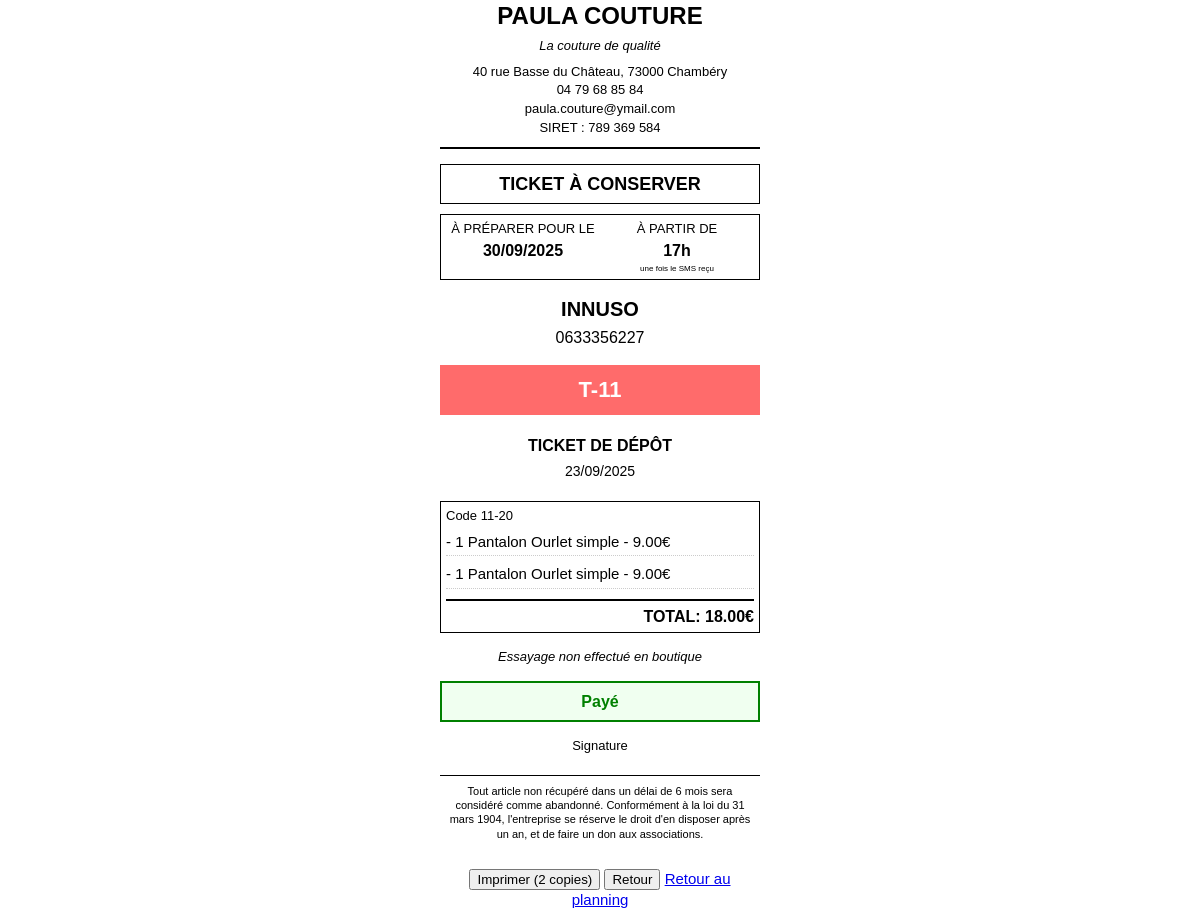
The app's page /ticket/11/reimprimer with its own data.
### mon_atelier/routes.py (models this page shows, shortened)
class Ticket(db.Model):
    id = db.Column(db.Integer, primary_key=True)
    client_id = db.Column(db.Integer, db.ForeignKey('client.id'), nullable=False)
    date_creation = db.Column(db.DateTime, default=datetime.utcnow)
    date_echeance = db.Column(db.Date, nullable=True)
    statut = db.Column(db.String(20), default='En cours')
    commentaire = db.Column(db.Text, nullable=True)
    paye = db.Column(db.Boolean, default=False, nullable=False)
    retouches = db.relationship('Retouche', backref='ticket', cascade="all, delete-orphan")

class Client(db.Model):
    id = db.Column(db.Integer, primary_key=True)
    nom = db.Column(db.String(100), nullable=False)
    numero_telephone = db.Column(db.String(20), nullable=True, unique=False)
    retouches = db.relationship('Retouche', backref='client', lazy='dynamic', cascade="all, delete-orphan")
    tickets = db.relationship('Ticket', backref='client', lazy=True)

class Retouche(db.Model):
    client_id = db.Column(db.Integer, db.ForeignKey('client.id'), nullable=False)
    ticket_id = db.Column(db.Integer, db.ForeignKey('ticket.id'), nullable=False)
    id = db.Column(db.Integer, primary_key=True)
    prix = db.Column(db.Float, nullable=True)
    description = db.Column(db.Text, nullable=True)
    statut = db.Column(db.String(20), default='En cours')
    essayage_boutique = db.Column(db.Boolean, default=False)
    detail_retouche_id = db.Column(db.Integer, db.ForeignKey('detail_retouche.id'), nullable=True)
    detail = db.relationship('DetailRetouche', backref='retouches')

class Categorie(db.Model):
    id = db.Column(db.Integer, primary_key=True)
    nom = db.Column(db.String(100), nullable=False, unique=True)
    sous_categories = db.relationship('SousCategorie', backref='categorie', lazy='dynamic', cascade="all, delete-orphan")

class DetailRetouche(db.Model):
    id = db.Column(db.Integer, primary_key=True)
    nom = db.Column(db.String(100), nullable=False)
    prix = db.Column(db.Float, nullable=True)
    sous_categorie_id = db.Column(db.Integer, db.ForeignKey('sous_categorie.id'), nullable=False)
    fournitures = db.relationship('Fourniture', secondary=retouche_fournitures, lazy='subquery',
    backref=db.backref('details_retouche', lazy=True))

### mon_atelier/routes.py (the view)
@app.route('/ticket/<int:ticket_id>/reimprimer')
def reimprimer_ticket(ticket_id):
    ticket = Ticket.query.get_or_404(ticket_id)
    retouches = ticket.retouches
    client = ticket.client
    total_ht = sum(r.prix or 0.0 for r in retouches)
    tva_rate = app.config.get('TVA_RATE', 0.2)
    montant_tva = total_ht * tva_rate
    total_ttc = total_ht + montant_tva
    return render_template('ticket.html',
                           ticket=ticket,
                           client=client,
                           retouches=retouches,
                           total_ht=total_ht,
                           montant_tva=montant_tva,
                           total_ttc=total_ttc,
                           tva_rate=tva_rate,
                           numero_ticket=ticket.id,
                           now=datetime.now())

### mon_atelier/__init__.py (called while the page is built)
@app.context_processor
def inject_config():
    return dict(config=app.config)

@app.context_processor
def inject_timedelta():
    return dict(timedelta=timedelta)

### mon_atelier/templates/ticket.html (shortened to what this page needs)
<!DOCTYPE html>
<html lang="fr">
<head>
</head>
<body>
    <div class="header">
        <h1>Paula Couture</h1>
        <div class="subtitle">La couture de qualité</div>
        <p>40 rue Basse du Château, 73000 Chambéry</p>
        <p>04 79 68 85 84</p>
        <p>paula.couture@ymail.com</p>
        <p>SIRET : 789 369 584</p>
    </div>
    <div class="ticket-conserve">
        TICKET À CONSERVER
    </div>
    <div class="date-info">
        <div>
            <div class="label">À PRÉPARER POUR LE</div>
            <div class="value">{{ ticket.date_echeance.strftime('%d/%m/%Y') if ticket.date_echeance else 'N/A' }}</div>
        </div>
        <div>
            <div class="label">À PARTIR DE</div>
            <div class="value">17h</div>
            <div style="font-size: 8px; margin-top: 2px;">une fois le SMS reçu</div>
        </div>
    </div>
    <div style="text-align:center; font-weight:bold; font-size:20px; margin: 16px 0 0 0;">
        {{ client.nom.upper() }}<br>
        <span style="font-weight:normal; font-size:16px;">{{ client.numero_telephone or '' }}</span>
    </div>
    <div class="ticket-number">
        T-{{ numero_ticket }}
    </div>
    <div class="etiquetage-section">
        <div class="etiquetage-title">TICKET DE DÉPÔT</div>
        <div class="etiquetage-date">{{ ticket.date_creation.strftime('%d/%m/%Y') }}</div>
    </div>
    <div class="code-section">
        <div class="code-label">Code {{ numero_ticket }}-20</div>
        {% for retouche in retouches %}
        <div class="prestation-item">
            - 1 {{ retouche.detail.sous_categorie.categorie.nom if retouche.detail }}
            {{ retouche.detail.nom if retouche.detail }} - {{ "%.2f"|format(retouche.prix) }}€<br>
        </div>
        {% endfor %}
        <div style="border-top: 2px solid #000; margin-top: 10px; padding-top: 5px; text-align: right; font-weight: bold; font-size: 16px;">
            TOTAL: {{ "%.2f"|format(retouches|sum(attribute='prix')) }}€
        </div>
    </div>
    <div class="essayage-note">
        {% if retouches and retouches[0].essayage_boutique %}
        Essayage effectué en boutique
        {% else %}
        Essayage non effectué en boutique
        {% endif %}
    </div>
    <div class="paiement-status {% if ticket.paye %}paye{% else %}non-paye{% endif %}">
        {% if ticket.paye %}Payé{% else %}Non Payé{% endif %}
    </div>
    <div class="signature-section">
        <div class="signature-label">Signature</div>
    </div>
    <div class="footer-legal">
        Tout article non récupéré dans un délai de 6 mois sera considéré comme abandonné. Conformément à la loi du 31 mars 1904, l'entreprise se réserve le droit d'en disposer après un an, et de faire un don aux associations.
    </div>
    <div class="no-print">
        <button onclick="printDuplicate();">Imprimer (2 copies)</button>
        <button type="button" onclick="window.history.back();">Retour</button>
        <a href="{{ url_for('planning_retouches_mensuel') }}">Retour au planning</a>
    </div>
</body>
</html>

### mon_atelier/templates/ticket.html (style rules this page uses)
body { font-family: Arial, sans-serif; width: 320px; margin: 0 auto; color: #000; font-size: 15px; line-height: 1.35; }
.header { text-align: center; margin-bottom: 15px; border-bottom: 2px solid #000; padding-bottom: 10px; }
.header h1 { font-size: 24px; font-weight: bold; margin: 0 0 5px 0; text-transform: uppercase; }
.header .subtitle { font-size: 13px; font-style: italic; margin-bottom: 8px; }
.header p { margin: 1px 0; font-size: 13px; }
.ticket-conserve { text-align: center; font-weight: bold; font-size: 18px; margin: 10px 0; padding: 7px; border: 1px solid #000; }
.date-info { display: flex; justify-content: space-between; margin: 10px 0; padding: 5px; border: 1px solid #000; }
.date-info div { text-align: center; flex: 1; }
.date-info .label { font-size: 13px; margin-bottom: 2px; }
.date-info .value { font-weight: bold; font-size: 16px; }
.ticket-number { text-align: center; margin: 15px 0; padding: 10px; background: #ff6b6b; color: white; font-weight: bold; font-size: 22px; }
.etiquetage-section { margin: 20px 0; text-align: center; }
.etiquetage-title { font-weight: bold; font-size: 16px; margin-bottom: 5px; }
.etiquetage-date { font-size: 14px; margin-bottom: 10px; }
.code-section { margin: 15px 0; border: 1px solid #000; padding: 5px; }
.code-label { font-size: 13px; margin-bottom: 3px; }
.prestation-item { margin: 5px 0; padding: 3px 0; border-bottom: 1px dotted #ccc; font-size: 15px; }
.essayage-note { text-align: center; font-size: 13px; margin: 10px 0; font-style: italic; }
.paiement-status { text-align: center; margin: 15px 0; padding: 8px; border: 2px solid; font-weight: bold; font-size: 16px; }
.paye { color: green; border-color: green; background: #f0fff0; }
.signature-section { margin: 15px 0; text-align: center; }
.signature-label { font-size: 13px; margin-bottom: 20px; }
.footer-legal { font-size: 11px; text-align: center; margin-top: 15px; padding: 8px 5px; border-top: 1px solid #000; line-height: 1.3; }
.no-print { margin-top: 20px; text-align: center; }

### records on screen
Ticket: date_echeance "30/09/2025", date_creation "23/09/2025"
Client: nom "INNUSO", numero_telephone "0633356227"
Retouche: detail.sous_categorie.categorie "Pantalon", detail "Ourlet simple", prix "9.00"
Retouche: detail.sous_categorie.categorie "Pantalon", detail "Ourlet simple", prix "9.00"

### other values on screen
{{ numero_ticket }} "11"
{{ "%.2f"|format(retouches|sum(attribute='prix')) }} "18.00"
